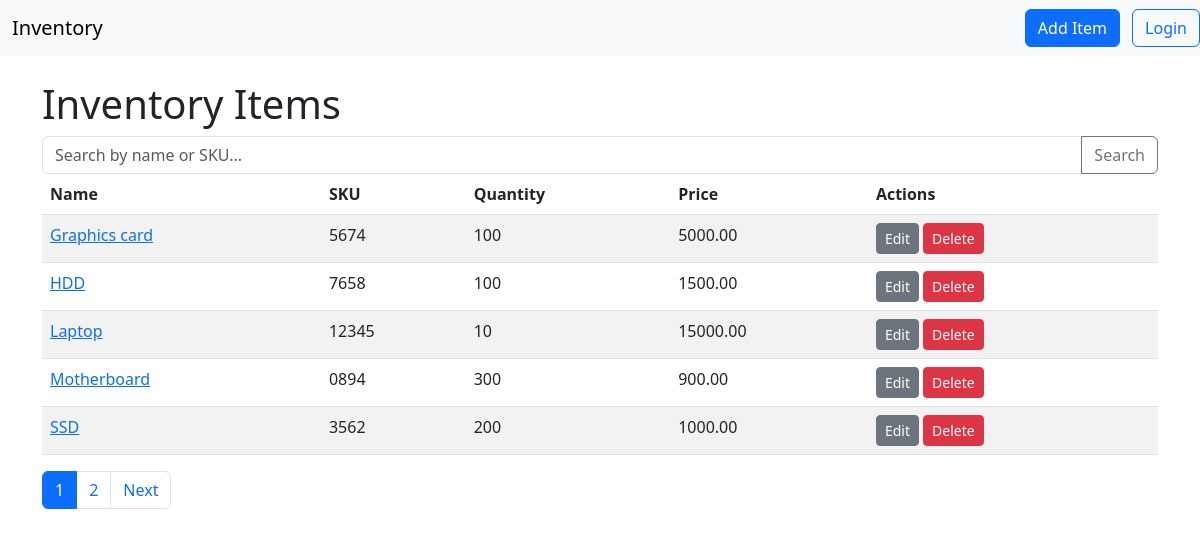
The page / on the database its author committed.
### products/models.py (models this page shows, shortened)
class Item(models.Model):
    name = models.CharField(max_length=200)
    sku = models.CharField(max_length=50, unique=True, help_text="Stock Keeping Unit")
    category = models.ForeignKey(Category, on_delete=models.SET_NULL, null=True)
    supplier = models.ForeignKey(Supplier, on_delete=models.SET_NULL, null=True)
    quantity = models.PositiveIntegerField(default=0)
    price = models.DecimalField(max_digits=10, decimal_places=2)
    added_date = models.DateField(auto_now_add=True)

### products/views.py (the view)
# urls.py: path('', views.ItemListView.as_view(), name='item_list'),
class ItemListView(ListView):
    model = Item
    template_name = 'products/item_list.html'
    context_object_name = 'items'
    paginate_by = 5
    def get_queryset(self):
        qs = super().get_queryset()
        query = self.request.GET.get('q')
        if query:
            qs = qs.filter(
                Q(name__icontains=query) | Q(sku__icontains=query)
            )
        return qs.order_by('name')

### products/templates/products/item_list.html (shortened to what this page needs)
{% extends 'products/base.html' %}
{% block content %}
<h1>Inventory Items</h1>
<table class="table table-striped">
    <thead>
        <form method="get" class="mb-4">
            <div class="input-group">
              <input
                type="text"
                name="q"
                value="{{ request.GET.q|default:'' }}"
                class="form-control"
                placeholder="Search by name or SKU..."
              >
              <button class="btn btn-outline-secondary" type="submit">Search</button>
            </div>
          </form>
    </thead>
  <thead><tr><th>Name</th><th>SKU</th><th>Quantity</th><th>Price</th><th>Actions</th></tr></thead>
  <tbody>
    {% for item in items %}
    <tr>
      <td><a href="{% url 'products:item_detail' item.pk %}">{{ item.name }}</a></td>
      <td>{{ item.sku }}</td>
      <td>{{ item.quantity }}</td>
      <td>{{ item.price }}</td>
      <td>
        <a class="btn btn-sm btn-secondary" href="{% url 'products:item_edit' item.pk %}">Edit</a>
        <a class="btn btn-sm btn-danger" href="{% url 'products:item_delete' item.pk %}">Delete</a>
      </td>
    </tr>
    {% endfor %}
  </tbody>
</table>
{% if is_paginated %}
    <nav aria-label="Page navigation">
      <ul class="pagination">
        {% for num in paginator.page_range %}
          {% if page_obj.number == num %}
            <li class="page-item active"><span class="page-link">{{ num }}</span></li>
          {% else %}
            <li class="page-item">
              <a class="page-link" href="?q={{ request.GET.q }}&page={{ num }}">{{ num }}</a>
            </li>
          {% endif %}
        {% endfor %}
        {% if page_obj.has_next %}
          <li class="page-item">
            <a class="page-link" href="?q={{ request.GET.q }}&page={{ page_obj.next_page_number }}">Next</a>
          </li>
        {% endif %}
      </ul>
    </nav>
  {% endif %}
{% endblock %}

### products/templates/products/base.html (shortened to what this page needs)
<!DOCTYPE html>
<html lang="en">
<head>
  <link rel="stylesheet" href="https://cdn.jsdelivr.net/npm/bootstrap@5.3.0/dist/css/bootstrap.min.css">
</head>
<body>
  <nav class="navbar navbar-expand-lg navbar-light bg-light mb-4">
    <div class="container-fluid">
      <a class="navbar-brand" href="{% url 'products:item_list' %}">Inventory</a>
      <a class="btn btn-primary" href="{% url 'products:item_add' %}">Add Item</a>
    </div>
    {% if user.is_authenticated %}
  <span class="navbar-text me-2">Hello, {{ user.username }}</span>
  <form method="post" action="{% url 'logout' %}" style="display:inline;">
    {% csrf_token %}
    <button class="btn btn-outline-danger" type="submit">Logout</button>
  </form>
{% else %}
  <a class="btn btn-outline-primary" href="{% url 'login' %}">Login</a>
{% endif %}
  </nav>
  <div class="container">
    {% block content %}{% endblock %}
  </div>
</body>
</html>

### rows shown on the page
Item: name "Graphics card", sku "5674", quantity "100", price "5000.00"
Item: name "HDD", sku "7658", quantity "100", price "1500.00"
Item: name "Laptop", sku "12345", quantity "10", price "15000.00"
Item: name "Motherboard", sku "0894", quantity "300", price "900.00"
Item: name "SSD", sku "3562", quantity "200", price "1000.00"

### other values the page prints
{{ num }} "1"
{{ num }} "2"
